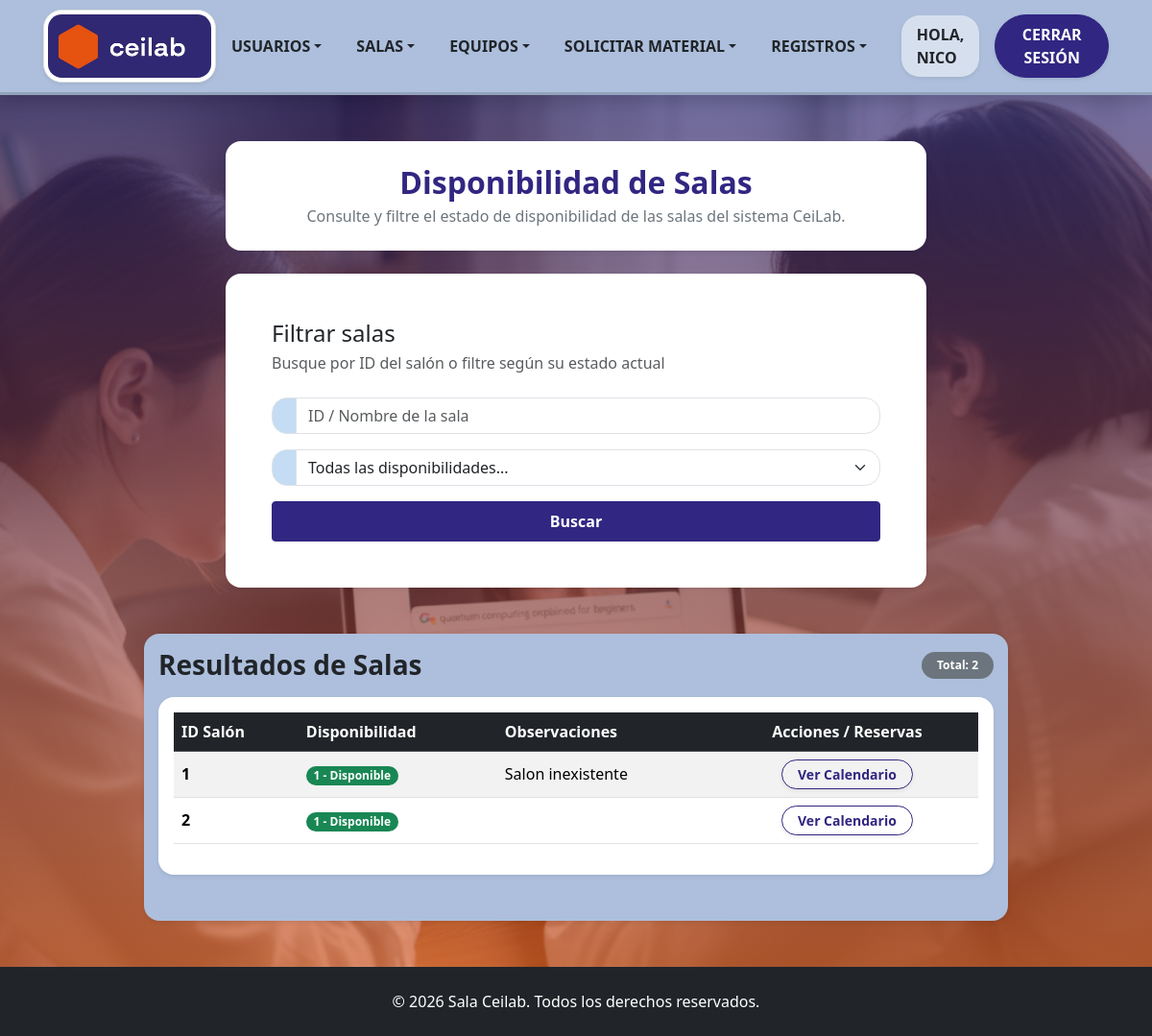
/Formularios/disponibilidadSala.php (signed in), run on an earlier commit of the app's database.
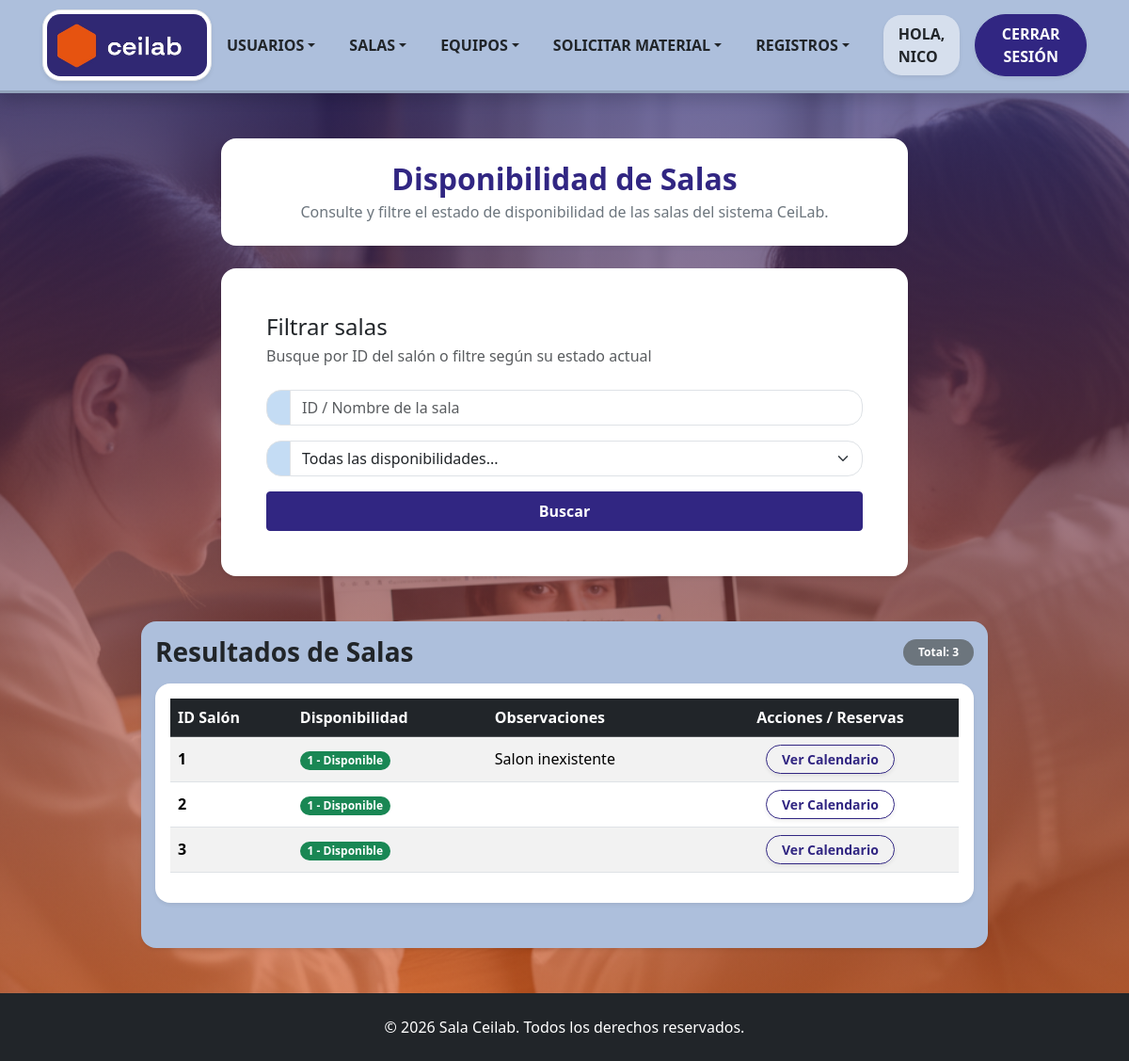
And on a later commit of the database.
### tables this page shows
CREATE TABLE `sala_ceilab` (
  `IDSalon` int(15) NOT NULL,
  `Observaciones` varchar(50) DEFAULT NULL,
  `Disponibilidad` tinyint(1) DEFAULT NULL
);

### Clases/ClsSala.php (called while the page is built, shortened)
<?php
class ClsSala {
    public function listarSalasFiltradas($idSalon = '', $disponibilidad = '') {
        $objConexion = new Conexion();
        $link = $objConexion->conectar();
        $sql = "SELECT IDSalon, Observaciones, Disponibilidad FROM sala_ceilab WHERE 1=1";
        $resultado = mysqli_query($link, $sql);
        $salas = [];
        if ($resultado) {
            while ($row = mysqli_fetch_assoc($resultado)) {
                $salas[] = $row;
            }
        }
        return $salas;
    }
}
?>

### Formularios/disponibilidadSala.php (the view, shortened to what the changed rows need)
<?php
require_once '../Clases/ClsSala.php';
$objSala = new ClsSala();
$idSalonFiltro = $_GET['idSalon'] ?? '';
$disponibilidadFiltro = $_GET['disponibilidad'] ?? '';
$listaSalas = $objSala->listarSalasFiltradas($idSalonFiltro, $disponibilidadFiltro);
?>
<!DOCTYPE html>
<html lang="es">
    <head>
        <link href="../bootstrap_theme/bootstrap.css" rel="stylesheet" type="text/css">
        <link rel="stylesheet" href="../Estilos/blocks.css">
        <link href="../Estilos/style.css" rel="stylesheet">
    </head>
    <body class="d-flex flex-column min-vh-100 bg-light">
        <section class="hero-section flex-fill pb-5 pt-5">
            <div class="container pb-5">
                <div class="row">
                    <div class="col-md-9 col-xl-8 ms-auto me-auto">
                        <div class="bg-white p-4 p-lg-5 shadow-sm rounded">
                            <h2 class="mb-1 text-dark h4">Filtrar salas</h2>
                        </div>
                    </div>
                </div>
            </div>
            <div class="container pb-5 pt-3 rounded shadow-sm col-md-10 col-xl-9" style="background-color: #adbfdc;">
                <div class="row">
                    <div>
                        <div class="d-flex justify-content-between align-items-center mb-3">
                            <h3 class="mb-0 text-dark fw-bold">Resultados de Salas</h3>
                            <span class="badge bg-secondary rounded-pill px-3 py-2">Total: <?php echo count($listaSalas); ?></span>
                        </div>
                        <?php if (count($listaSalas) > 0): ?>
                            <div class="table-responsive bg-white p-3 shadow-sm rounded">
                                <table class="table table-striped table-hover align-middle">
                                    <thead class="table-dark">
                                        <tr>
                                            <th>ID Salón</th>
                                            <th>Disponibilidad</th>
                                            <th>Observaciones</th>
                                            <th class="text-center">Acciones / Reservas</th>
                                        </tr>
                                    </thead>
                                    <tbody>
                                        <?php foreach ($listaSalas as $sala):
                                            $disp = (string)$sala['Disponibilidad'];
                                            $esDisponible = ($disp === '1');
                                            $textoDisp = $esDisponible ? '1 - Disponible' : '0 - No disponible';
                                            $claseBadge = $esDisponible ? 'success' : 'danger';
                                        ?>
                                            <tr>
                                                <td class="fw-bold"><?php echo htmlspecialchars($sala['IDSalon']); ?></td>
                                                <td>
                                                    <span class="badge bg-<?php echo $claseBadge; ?>">
                                                        <?php echo $textoDisp; ?>
                                                    </span>
                                                </td>
                                                <td><?php echo htmlspecialchars($sala['Observaciones']); ?></td>
                                                <td class="text-center">
                                                    <?php if ($esDisponible): ?>
                                                        <a href="calendarioSala.php?idsala=<?php echo urlencode($sala['IDSalon']); ?>" class="btn btn-sm btn-outline-primary fw-bold rounded-pill px-3 shadow-sm text-decoration-none">
                                                            Ver Calendario
                                                        </a>
                                                    <?php else: ?>
                                                        <a href="#" class="btn btn-sm btn-outline-secondary fw-bold rounded-pill px-3 shadow-sm text-decoration-none disabled" tabindex="-1" aria-disabled="true" title="Sala no disponible para reservas">
                                                            Ver Calendario
                                                        </a>
                                                    <?php endif; ?>
                                                </td>
                                            </tr>
                                        <?php endforeach; ?>
                                    </tbody>
                                </table>
                            </div>
                        <?php else: ?>
                            <div class='alert alert-info text-center bg-white mb-0'>No se encontraron salas con los criterios especificados.</div>
                        <?php endif; ?>
                    </div>
                </div>
            </div>
        </section>
    </body>
</html>

What changed in the data, as far as the page shows it:
added sala_ceilab: IDSalon "3", Disponibilidad "1 - Disponible"
Also different on the page:
count($listaSalas): "2" → "3"
